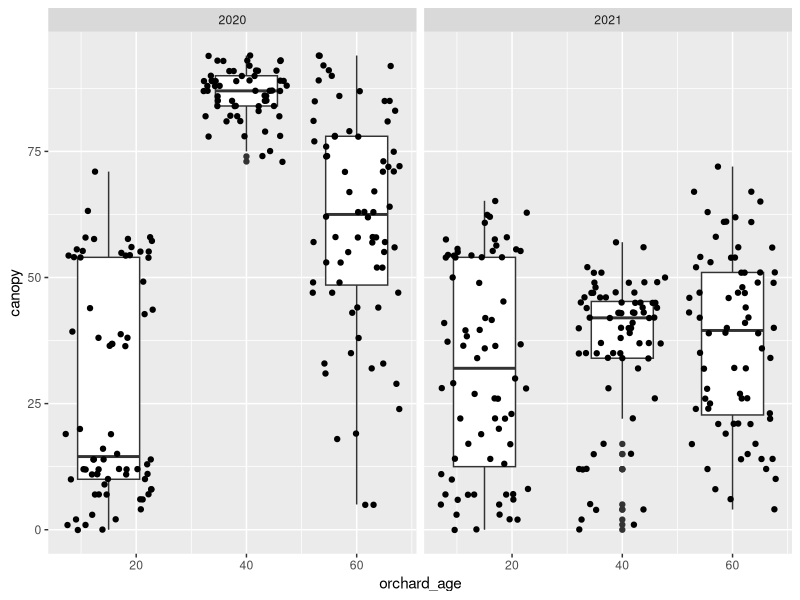

R code for this plot:
library(tidyverse)
library(dplyr)
# canopy cover
canopy<-read_csv("canopy_cover.csv")%>%
  #weighted adjustment for blocks 4-6 of 15 that are shaded by xmas trees
  mutate(canopy=ifelse(orchard_age==15&block>3&seedmix!='annuals'&seedmix!='perennials', canopy*.4+90*.6, canopy))%>%
  mutate(canopy=ifelse(orchard_age==15&block<3&seedmix!='annuals'&seedmix!='perennials', canopy*.4+60*.6, canopy))



ggplot(canopy, aes(x=orchard_age, y=canopy))+geom_boxplot(aes(group=orchard_age))+geom_jitter(aes(group=orchard_age))+facet_wrap(~year)
  
#need to add in block 6 for 2020, and values for 2021
# adjustment for lower half of 15 year old that should have a higher canopy due to xmas trees